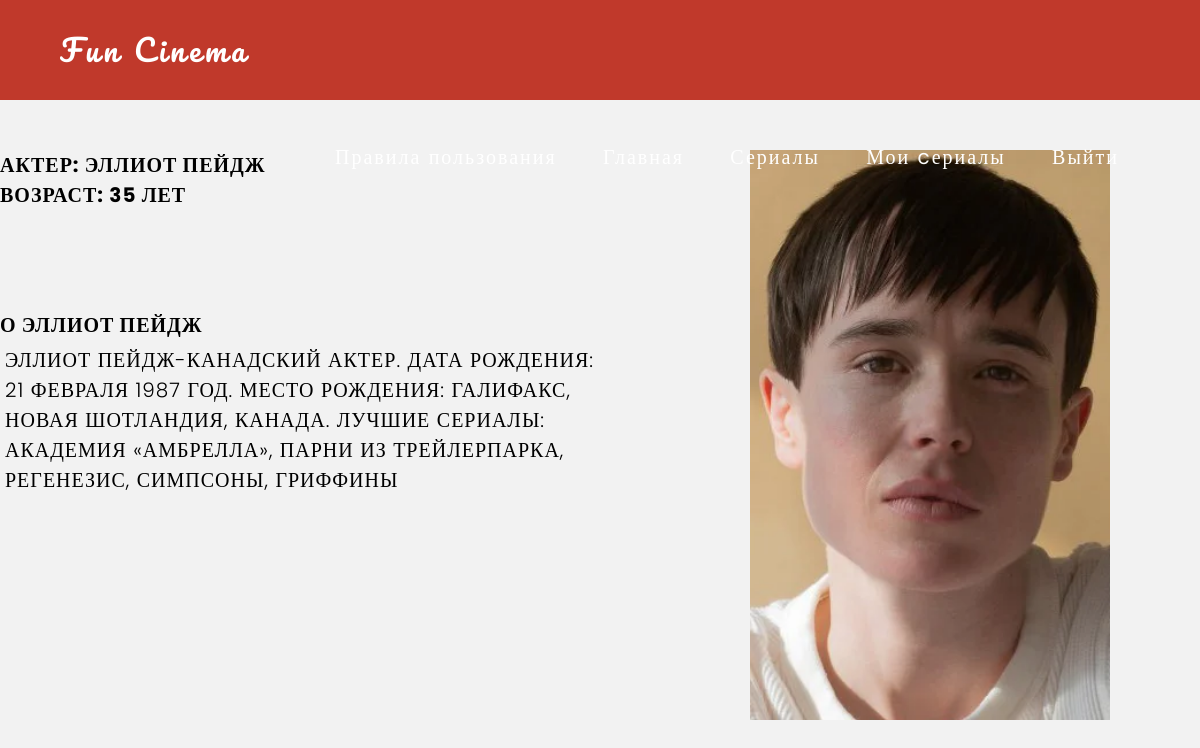
The app's page /actor/17/ with its own data.
### funCinema/models.py (models this page shows, shortened)
class Actor(models.Model):
    FIO = models.CharField('ФИО', max_length= 100)
    age = models.IntegerField(default=0)
    description = models.TextField('Описание', max_length=500)
    image = models.ImageField(upload_to='actors/')

### funCinema/views.py (the view)
# urls.py: path("actor/<int:id>/", views.ActorView.as_view(), name='actor_detail'),
class ActorView(View):
    def get(self, request, id):
        serial = get_object_or_404(Actor, id=id)
        return render(request, "serials/actor.html", {"serial": serial})

### funCinema/templates/serials/actor.html (shortened to what this page needs)
<!DOCTYPE html>
{% extends 'serials/base.html' %}
{% load static %}
{% block content %}
<html lang="en">
<head>
    <link rel="stylesheet" href="{% static 'css/actor.css' %}">
</head>
<div class="container">
        <div class="item">
            <div class="image">
                <img src="{{ serial.image.url }}" class="img-fluid" alt="">
            </div>
            <div class="items">
                <ul>
                    <b>Актер:</b> {{ serial.FIO }}
                    <b>Возраст:</b> {{ serial.age }} лет
                </ul>
            </div>
        </div>
        <div class="info">
            <h3 class="shop-sing editContent">
                О {{ serial.FIO }}
            </h3>
            <p class="ds">
                <a> {{ serial.description|safe }}</a>
            </p>
        </div>
    </div>
{% endblock %}

### funCinema/static/css/base.css (style rules this page uses)
* { margin: 0; padding: 0; }
html,body { background-color: #F2F2F2; }
body { font-family: 'Poppins', serif; }

### funCinema/static/css/actor.css (style rules this page uses)
html,body { background-color: #F2F2F2; }
.image .img-fluid { float: right; margin: 0 90px 10px 5px; width: 30%; height: 50%; }
.items { font-size: 20px; letter-spacing: 1px; text-transform: uppercase; font-weight: 700; text-align: left; margin-top: 150px; }
.info h3 { font-size: 20px; letter-spacing: 1px; text-transform: uppercase; font-weight: 700; text-align: left; display: inline-block; margin-top: 100px; }
.info .ds { font-size: 20px; letter-spacing: 1px; text-transform: uppercase; font-weight: 300; text-align: left; display: inline-block; margin: 5px 5px 5px 5px; width: 50%; }

### records on screen
Actor: image (picture), FIO "ЭЛЛИОТ ПЕЙДЖ", age "35", description "ЭЛЛИОТ ПЕЙДЖ-КАНАДСКИЙ АКТЕР. ДАТА РОЖДЕНИЯ: 21 ФЕВРАЛЯ 1987 ГОД. МЕСТО РОЖДЕНИЯ: ГАЛИФАКС, НОВАЯ ШОТЛАНДИЯ, КАНАДА. ЛУЧШИЕ СЕРИАЛЫ: АКАДЕМИЯ «АМБРЕЛЛА», ПАРНИ ИЗ ТРЕЙЛЕРПАРКА, РЕГЕНЕЗИС, СИМПСОНЫ, ГРИФФИНЫ"
